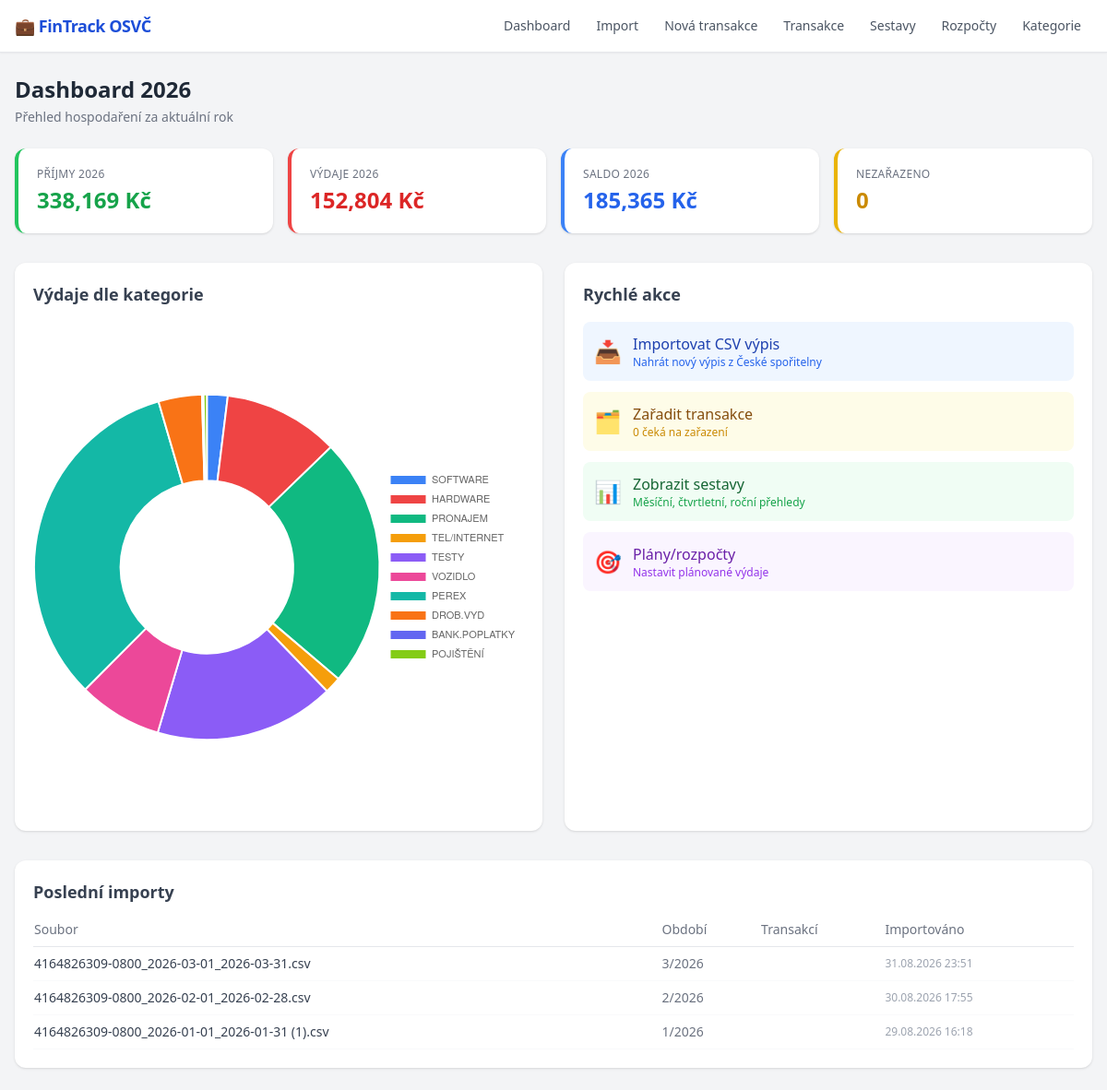
The page / on the database its author committed.
### database.py (models this page shows)
class ImportBatch(Base):
    __tablename__ = "import_batches"
    id = Column(Integer, primary_key=True, index=True)
    filename = Column(String, nullable=False)
    year = Column(Integer, nullable=False)
    month = Column(Integer, nullable=False)
    imported_at = Column(DateTime, default=datetime.now)
    transaction_count = Column(Integer, default=0)
    period_label = Column(String, nullable=True)
    owner_account_name = Column(String, nullable=True)
    owner_account_number = Column(String, nullable=True)
    transactions = relationship("Transaction", back_populates="import_batch")

### main.py (the view)
@app.get("/", response_class=HTMLResponse)
async def dashboard(request: Request):
    db = SessionLocal()
    try:
        init_default_categories(db)
        now = datetime.now()
        cy = now.year
        txns = db.query(Transaction).filter(Transaction.year == cy).all()
        total_income = sum(t.amount for t in txns if t.is_income and t.tax_relevant)
        total_expense = sum(abs(t.amount) for t in txns if not t.is_income and t.tax_relevant)
        saldo = total_income - total_expense
        unclassified_count = db.query(Transaction).filter(
            Transaction.category_id == None, Transaction.tax_relevant == True).count()
        cats = db.query(Category).filter(Category.is_active == True).all()
        cat_expenses = []
        for c in cats:
            s = sum(abs(t.amount) for t in db.query(Transaction).filter(
                Transaction.category_id == c.id, Transaction.year == cy,
                Transaction.tax_relevant == True).all() if not t.is_income)
            if s > 0:
                cat_expenses.append({"name": c.name, "total": s})
        recent = db.query(ImportBatch).order_by(ImportBatch.imported_at.desc()).limit(5).all()
        recent_list = [{"filename": r.filename, "month": r.month, "year": r.year,
                        "count": r.transaction_count,
                        "imported_at": r.imported_at.strftime("%d.%m.%Y %H:%M") if r.imported_at else ""}
                       for r in recent]
        return render("dashboard.html",
                      total_income=total_income, total_expense=total_expense, saldo=saldo,
                      unclassified_count=unclassified_count, category_expenses=cat_expenses,
                      recent_imports=recent_list, current_year=cy, current_month=now.month)
    finally:
        db.close()

### templates/dashboard.html (shortened to what this page needs)
{% extends "base.html" %}
{% block content %}
<div class="mb-6">
  <h1 class="text-2xl font-bold text-gray-800">Dashboard {{ current_year }}</h1>
  <p class="text-gray-500 text-sm mt-1">Přehled hospodaření za aktuální rok</p>
</div>
<div class="grid grid-cols-1 md:grid-cols-4 gap-4 mb-8">
  <div class="bg-white rounded-xl shadow p-5 border-l-4 border-green-500">
    <p class="text-xs text-gray-500 uppercase tracking-wide">Příjmy {{ current_year }}</p>
    <p class="text-2xl font-bold text-green-600 mt-1">{{ "{:,.0f}".format(total_income) }} Kč</p>
  </div>
  <div class="bg-white rounded-xl shadow p-5 border-l-4 border-red-500">
    <p class="text-xs text-gray-500 uppercase tracking-wide">Výdaje {{ current_year }}</p>
    <p class="text-2xl font-bold text-red-600 mt-1">{{ "{:,.0f}".format(total_expense) }} Kč</p>
  </div>
  <div class="bg-white rounded-xl shadow p-5 border-l-4 {% if saldo >= 0 %}border-blue-500{% else %}border-orange-500{% endif %}">
    <p class="text-xs text-gray-500 uppercase tracking-wide">Saldo {{ current_year }}</p>
    <p class="text-2xl font-bold {% if saldo >= 0 %}text-blue-600{% else %}text-orange-600{% endif %} mt-1">{{ "{:,.0f}".format(saldo) }} Kč</p>
  </div>
  <div class="bg-white rounded-xl shadow p-5 border-l-4 border-yellow-500">
    <p class="text-xs text-gray-500 uppercase tracking-wide">Nezařazeno</p>
    <p class="text-2xl font-bold text-yellow-600 mt-1">{{ unclassified_count }}</p>
  </div>
</div>
<div class="grid grid-cols-1 md:grid-cols-2 gap-6 mb-8">
  <div class="bg-white rounded-xl shadow p-5">
    <h2 class="text-lg font-semibold text-gray-700 mb-4">Výdaje dle kategorie</h2>
    {% if category_expenses %}
    <canvas id="catChart" height="220"></canvas>
    {% else %}
    <p class="text-gray-400 text-sm text-center py-8">Zatím žádná data. Importujte CSV výpis.</p>
    {% endif %}
  </div>
  <div class="bg-white rounded-xl shadow p-5">
    <h2 class="text-lg font-semibold text-gray-700 mb-4">Rychlé akce</h2>
    <div class="space-y-3">
      <a href="/import" class="flex items-center gap-3 p-3 rounded-lg bg-blue-50 hover:bg-blue-100 transition">
        <span class="text-2xl">📥</span>
        <div>
          <p class="font-medium text-blue-800">Importovat CSV výpis</p>
          <p class="text-xs text-blue-600">Nahrát nový výpis z České spořitelny</p>
        </div>
      </a>
      <a href="/transactions?show_unclassified=true" class="flex items-center gap-3 p-3 rounded-lg bg-yellow-50 hover:bg-yellow-100 transition">
        <span class="text-2xl">🗂️</span>
        <div>
          <p class="font-medium text-yellow-800">Zařadit transakce</p>
          <p class="text-xs text-yellow-600">{{ unclassified_count }} čeká na zařazení</p>
        </div>
      </a>
      <a href="/reports" class="flex items-center gap-3 p-3 rounded-lg bg-green-50 hover:bg-green-100 transition">
        <span class="text-2xl">📊</span>
        <div>
          <p class="font-medium text-green-800">Zobrazit sestavy</p>
          <p class="text-xs text-green-600">Měsíční, čtvrtletní, roční přehledy</p>
        </div>
      </a>
      <a href="/budgets" class="flex items-center gap-3 p-3 rounded-lg bg-purple-50 hover:bg-purple-100 transition">
        <span class="text-2xl">🎯</span>
        <div>
          <p class="font-medium text-purple-800">Plány/rozpočty</p>
          <p class="text-xs text-purple-600">Nastavit plánované výdaje</p>
        </div>
      </a>
    </div>
  </div>
</div>
<div class="bg-white rounded-xl shadow p-5">
  <h2 class="text-lg font-semibold text-gray-700 mb-4">Poslední importy</h2>
  {% if recent_imports %}
  <table class="w-full text-sm">
    <thead>
      <tr class="text-left text-gray-500 border-b">
        <th class="pb-2 font-medium">Soubor</th>
        <th class="pb-2 font-medium">Období</th>
        <th class="pb-2 font-medium">Transakcí</th>
        <th class="pb-2 font-medium">Importováno</th>
      </tr>
    </thead>
    <tbody>
      {% for imp in recent_imports %}
      <tr class="border-b border-gray-50 hover:bg-gray-50">
        <td class="py-2 text-gray-700">{{ imp.filename }}</td>
        <td class="py-2 text-gray-500">{{ imp.month }}/{{ imp.year }}</td>
        <td class="py-2 text-gray-700">{{ imp.transaction_count }}</td>
        <td class="py-2 text-gray-400 text-xs">{{ imp.imported_at }}</td>
      </tr>
      {% endfor %}
    </tbody>
  </table>
  {% else %}
  <p class="text-gray-400 text-sm text-center py-4">Zatím žádné importy. <a href="/import" class="text-blue-500 underline">Importovat první výpis →</a></p>
  {% endif %}
</div>
{% if category_expenses %}
<script>
const chartCtx = document.getElementById('catChart').getContext('2d');
new Chart(chartCtx, {
  type: 'doughnut',
  data: {
    labels: [{% for c in category_expenses %}'{{ c.name }}'{% if not loop.last %},{% endif %}{% endfor %}],
    datasets: [{
      data: [{% for c in category_expenses %}{{ c.total }}{% if not loop.last %},{% endif %}{% endfor %}],
      backgroundColor: [
        '#3B82F6','#EF4444','#10B981','#F59E0B','#8B5CF6',
        '#EC4899','#14B8A6','#F97316','#6366F1','#84CC16'
      ],
      borderWidth: 2,
    }]
  },
  options: {
    responsive: true,
    plugins: {
      legend: { position: 'right', labels: { font: { size: 11 } } },
      tooltip: {
        callbacks: {
          label: function(ctx) {
            return ctx.label + ': ' + ctx.parsed.toLocaleString('cs-CZ') + ' Kč';
          }
        }
      }
    }
  }
});
</script>
{% endif %}
{% endblock %}

### templates/base.html (shortened to what this page needs)
<!DOCTYPE html>
<html lang="cs">
<head>
  <script src="https://cdn.tailwindcss.com"></script>
</head>
<body class="bg-gray-100 min-h-screen">
  <nav class="bg-white shadow-sm border-b border-gray-200 sticky top-0 z-10">
    <div class="max-w-7xl mx-auto px-4 flex items-center justify-between h-14">
      <a href="/" class="font-bold text-blue-700 text-lg tracking-tight">💼 FinTrack OSVČ</a>
      <div class="flex gap-1 text-sm">
        <a href="/" class="px-3 py-2 rounded-lg hover:bg-gray-100 text-gray-600 hover:text-gray-900 transition">Dashboard</a>
        <a href="/import" class="px-3 py-2 rounded-lg hover:bg-gray-100 text-gray-600 hover:text-gray-900 transition">Import</a>
        <a href="/transactions/new" class="px-3 py-2 rounded-lg hover:bg-gray-100 text-gray-600 hover:text-gray-900 transition">Nová transakce</a>
        <a href="/transactions" class="px-3 py-2 rounded-lg hover:bg-gray-100 text-gray-600 hover:text-gray-900 transition">Transakce</a>
        <a href="/reports" class="px-3 py-2 rounded-lg hover:bg-gray-100 text-gray-600 hover:text-gray-900 transition">Sestavy</a>
        <a href="/budgets" class="px-3 py-2 rounded-lg hover:bg-gray-100 text-gray-600 hover:text-gray-900 transition">Rozpočty</a>
        <a href="/categories" class="px-3 py-2 rounded-lg hover:bg-gray-100 text-gray-600 hover:text-gray-900 transition">Kategorie</a>
      </div>
    </div>
  </nav>
  <main class="max-w-7xl mx-auto px-4 py-6">
    {% block content %}{% endblock %}
  </main>
</body>
</html>

### rows shown on the page
ImportBatch: filename "4164826309-0800_2026-03-01_2026-03-31.csv", month "3", year "2026", imported_at "31.08.2026 23:51"
ImportBatch: filename "4164826309-0800_2026-02-01_2026-02-28.csv", month "2", year "2026", imported_at "30.08.2026 17:55"
ImportBatch: filename "4164826309-0800_2026-01-01_2026-01-31 (1).csv", month "1", year "2026", imported_at "29.08.2026 16:18"

### other values the page prints
{{ current_year }} "2026"
{{ "{:,.0f}".format(total_income) }} "338,169"
{{ "{:,.0f}".format(total_expense) }} "152,804"
{{ "{:,.0f}".format(saldo) }} "185,365"
{{ unclassified_count }} "0"
chart data {{ c.name }} SOFTWARE, HARDWARE, PRONAJEM, TEL/INTERNET, TESTY, VOZIDLO, PEREX, DROB.VYD, BANK.POPLATKY, POJIŠTĚNÍ
chart data {{ c.total }} 2962.0, 16525.0, 35844.67, 2366.0, 25730.0, 12000.0, 50469.0, 6214.29, 225.0, 468.0
